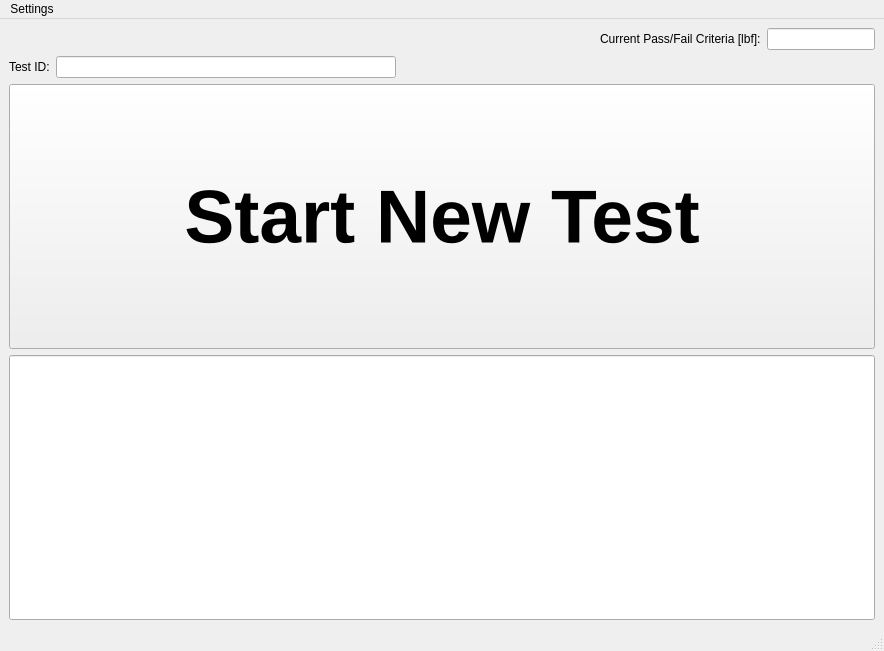
<?xml version="1.0" encoding="UTF-8"?>
<ui version="4.0">
 <class>steelcase_main_window</class>
 <widget class="QMainWindow" name="steelcase_main_window">
  <property name="geometry">
   <rect>
    <x>0</x>
    <y>0</y>
    <width>884</width>
    <height>651</height>
   </rect>
  </property>
  <property name="sizePolicy">
   <sizepolicy hsizetype="Maximum" vsizetype="Maximum">
    <horstretch>0</horstretch>
    <verstretch>0</verstretch>
   </sizepolicy>
  </property>
  <property name="windowTitle">
   <string>Steelcase NDDTS</string>
  </property>
  <widget class="QWidget" name="centralwidget">
   <layout class="QGridLayout" name="gridLayout_2">
    <item row="0" column="0">
     <layout class="QGridLayout" name="gridLayout">
      <item row="2" column="0">
       <layout class="QHBoxLayout" name="horizontalLayout_2">
        <item>
         <widget class="QLabel" name="label_2">
          <property name="text">
           <string>Test ID:</string>
          </property>
         </widget>
        </item>
        <item>
         <widget class="QLineEdit" name="test_id_line_edit">
          <property name="sizePolicy">
           <sizepolicy hsizetype="Minimum" vsizetype="Fixed">
            <horstretch>0</horstretch>
            <verstretch>0</verstretch>
           </sizepolicy>
          </property>
          <property name="minimumSize">
           <size>
            <width>340</width>
            <height>0</height>
           </size>
          </property>
          <property name="readOnly">
           <bool>true</bool>
          </property>
         </widget>
        </item>
        <item>
         <spacer name="horizontalSpacer_2">
          <property name="orientation">
           <enum>Qt::Horizontal</enum>
          </property>
          <property name="sizeHint" stdset="0">
           <size>
            <width>40</width>
            <height>20</height>
           </size>
          </property>
         </spacer>
        </item>
       </layout>
      </item>
      <item row="5" column="0">
       <widget class="QLineEdit" name="status_line_edit">
        <property name="sizePolicy">
         <sizepolicy hsizetype="Expanding" vsizetype="Expanding">
          <horstretch>0</horstretch>
          <verstretch>0</verstretch>
         </sizepolicy>
        </property>
        <property name="minimumSize">
         <size>
          <width>0</width>
          <height>80</height>
         </size>
        </property>
        <property name="font">
         <font>
          <pointsize>45</pointsize>
          <weight>75</weight>
          <italic>false</italic>
          <bold>true</bold>
         </font>
        </property>
        <property name="text">
         <string/>
        </property>
        <property name="alignment">
         <set>Qt::AlignCenter</set>
        </property>
        <property name="placeholderText">
         <string/>
        </property>
       </widget>
      </item>
      <item row="1" column="0">
       <layout class="QHBoxLayout" name="horizontalLayout">
        <item>
         <spacer name="horizontalSpacer">
          <property name="orientation">
           <enum>Qt::Horizontal</enum>
          </property>
          <property name="sizeHint" stdset="0">
           <size>
            <width>40</width>
            <height>20</height>
           </size>
          </property>
         </spacer>
        </item>
        <item>
         <widget class="QLabel" name="label">
          <property name="text">
           <string>Current Pass/Fail Criteria [lbf]:</string>
          </property>
         </widget>
        </item>
        <item>
         <widget class="QLineEdit" name="current_pfc_line_edit">
          <property name="sizePolicy">
           <sizepolicy hsizetype="Minimum" vsizetype="Fixed">
            <horstretch>0</horstretch>
            <verstretch>0</verstretch>
           </sizepolicy>
          </property>
          <property name="readOnly">
           <bool>true</bool>
          </property>
         </widget>
        </item>
       </layout>
      </item>
      <item row="3" column="0">
       <widget class="QPushButton" name="start_push_button">
        <property name="sizePolicy">
         <sizepolicy hsizetype="Minimum" vsizetype="Expanding">
          <horstretch>0</horstretch>
          <verstretch>0</verstretch>
         </sizepolicy>
        </property>
        <property name="minimumSize">
         <size>
          <width>0</width>
          <height>150</height>
         </size>
        </property>
        <property name="font">
         <font>
          <pointsize>56</pointsize>
          <weight>75</weight>
          <bold>true</bold>
         </font>
        </property>
        <property name="text">
         <string>Start New Test</string>
        </property>
       </widget>
      </item>
     </layout>
    </item>
   </layout>
  </widget>
  <widget class="QMenuBar" name="menubar">
   <property name="geometry">
    <rect>
     <x>0</x>
     <y>0</y>
     <width>884</width>
     <height>25</height>
    </rect>
   </property>
   <widget class="QMenu" name="menuSettings">
    <property name="title">
     <string>Settings</string>
    </property>
    <addaction name="action_change_pass_fail_force_criteria"/>
    <addaction name="action_enter_calibration_mode"/>
    <addaction name="action_change_output_path"/>
    <addaction name="action_change_Password"/>
   </widget>
   <addaction name="menuSettings"/>
  </widget>
  <widget class="QStatusBar" name="statusbar"/>
  <action name="action_enter_calibration_mode">
   <property name="text">
    <string>Enter Calibration Mode...</string>
   </property>
  </action>
  <action name="action_change_pass_fail_force_criteria">
   <property name="text">
    <string>Change Pass/Fail Force Criteria...</string>
   </property>
  </action>
  <action name="action_change_Password">
   <property name="text">
    <string>Change Password...</string>
   </property>
  </action>
  <action name="action_change_output_path">
   <property name="text">
    <string>Change Output Path...</string>
   </property>
  </action>
 </widget>
 <resources/>
 <connections/>
</ui>
